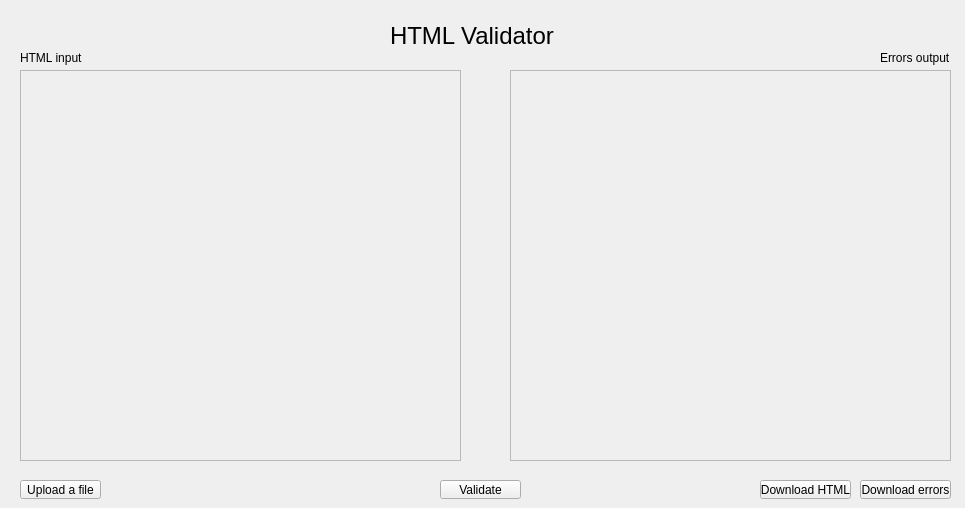
<?xml version="1.0" encoding="UTF-8"?>
<ui version="4.0">
 <class>MainWindow</class>
 <widget class="QMainWindow" name="MainWindow">
  <property name="geometry">
   <rect>
    <x>0</x>
    <y>0</y>
    <width>965</width>
    <height>508</height>
   </rect>
  </property>
  <property name="windowTitle">
   <string>MainWindow</string>
  </property>
  <widget class="QWidget" name="centralwidget">
   <widget class="QToolButton" name="toolButton">
    <property name="geometry">
     <rect>
      <x>20</x>
      <y>480</y>
      <width>81</width>
      <height>19</height>
     </rect>
    </property>
    <property name="text">
     <string>Upload a file</string>
    </property>
   </widget>
   <widget class="QScrollArea" name="scrollArea">
    <property name="geometry">
     <rect>
      <x>510</x>
      <y>70</y>
      <width>441</width>
      <height>391</height>
     </rect>
    </property>
    <property name="autoFillBackground">
     <bool>false</bool>
    </property>
    <property name="widgetResizable">
     <bool>true</bool>
    </property>
    <widget class="QWidget" name="scrollAreaWidgetContents">
     <property name="geometry">
      <rect>
       <x>0</x>
       <y>0</y>
       <width>439</width>
       <height>389</height>
      </rect>
     </property>
    </widget>
   </widget>
   <widget class="QToolButton" name="toolButton_2">
    <property name="geometry">
     <rect>
      <x>860</x>
      <y>480</y>
      <width>91</width>
      <height>19</height>
     </rect>
    </property>
    <property name="text">
     <string>Download errors</string>
    </property>
   </widget>
   <widget class="QScrollArea" name="scrollArea_2">
    <property name="geometry">
     <rect>
      <x>20</x>
      <y>70</y>
      <width>441</width>
      <height>391</height>
     </rect>
    </property>
    <property name="widgetResizable">
     <bool>true</bool>
    </property>
    <widget class="QWidget" name="scrollAreaWidgetContents_2">
     <property name="geometry">
      <rect>
       <x>0</x>
       <y>0</y>
       <width>439</width>
       <height>389</height>
      </rect>
     </property>
    </widget>
   </widget>
   <widget class="QToolButton" name="toolButton_3">
    <property name="geometry">
     <rect>
      <x>440</x>
      <y>480</y>
      <width>81</width>
      <height>19</height>
     </rect>
    </property>
    <property name="text">
     <string>Validate</string>
    </property>
   </widget>
   <widget class="QToolButton" name="toolButton_4">
    <property name="geometry">
     <rect>
      <x>760</x>
      <y>480</y>
      <width>91</width>
      <height>19</height>
     </rect>
    </property>
    <property name="text">
     <string>Download HTML</string>
    </property>
   </widget>
   <widget class="QLabel" name="label">
    <property name="geometry">
     <rect>
      <x>390</x>
      <y>10</y>
      <width>191</width>
      <height>51</height>
     </rect>
    </property>
    <property name="font">
     <font>
      <pointsize>18</pointsize>
     </font>
    </property>
    <property name="text">
     <string>HTML Validator</string>
    </property>
   </widget>
   <widget class="QLabel" name="label_2">
    <property name="geometry">
     <rect>
      <x>20</x>
      <y>50</y>
      <width>71</width>
      <height>16</height>
     </rect>
    </property>
    <property name="text">
     <string>HTML input</string>
    </property>
   </widget>
   <widget class="QLabel" name="label_3">
    <property name="geometry">
     <rect>
      <x>880</x>
      <y>50</y>
      <width>71</width>
      <height>16</height>
     </rect>
    </property>
    <property name="text">
     <string>Errors output</string>
    </property>
   </widget>
  </widget>
 </widget>
 <resources/>
 <connections/>
</ui>
